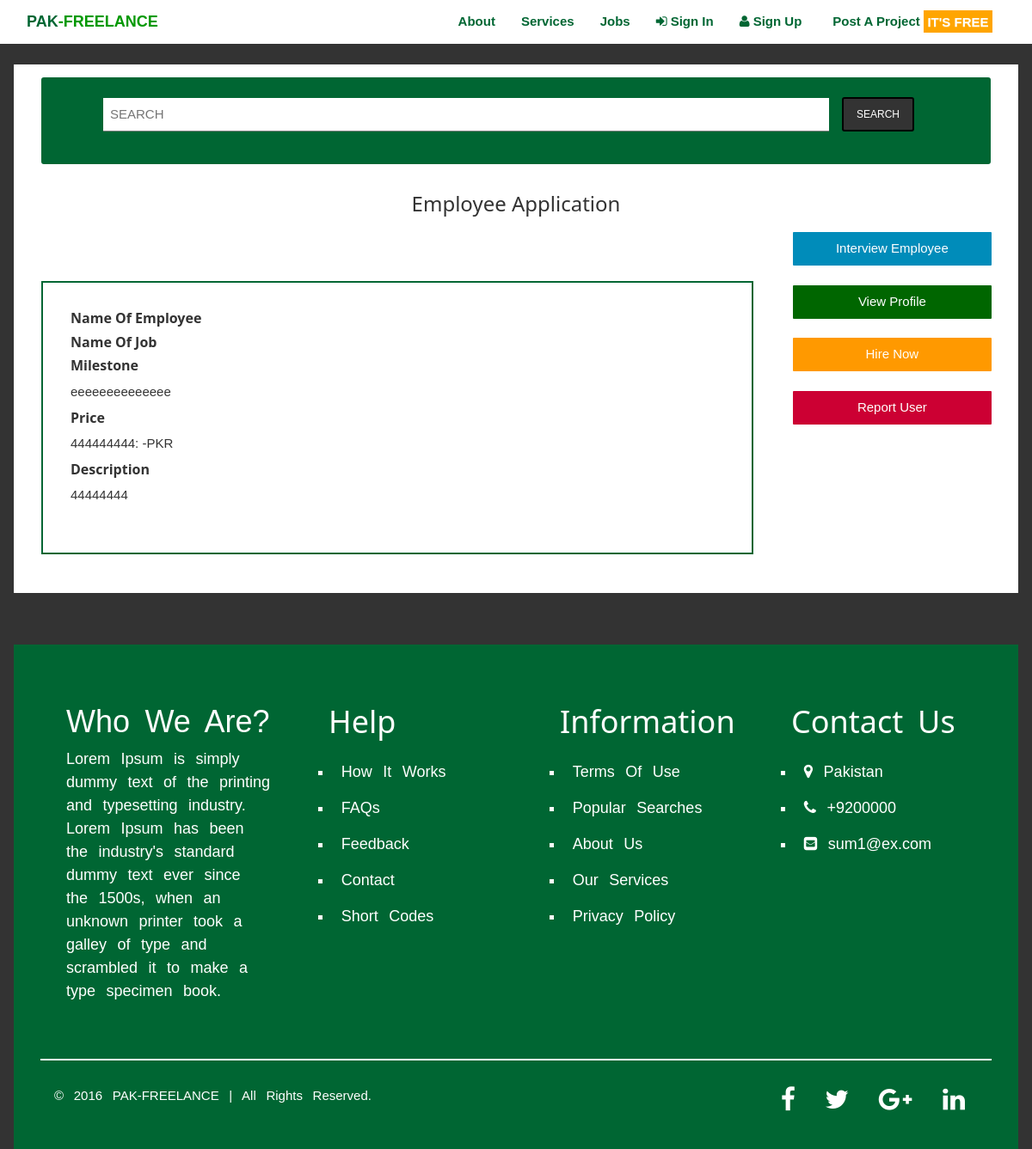
Page /views/application-from-employee.php?application_id=5 on the committed database.
### tables this page shows
CREATE TABLE `job_application` (
  `id` int(11) NOT NULL,
  `job_id` int(11) NOT NULL,
  `user_id` int(11) NOT NULL,
  `name_job` text NOT NULL,
  `milestone` text NOT NULL,
  `price` int(11) NOT NULL,
  `description` text NOT NULL,
  `card_number` varchar(255) NOT NULL
);

### views/application-from-employee.php (the view, shortened to what this page needs)
<?PHP
include("header.php"); ?>
<html>
<body style="background-color: #333;">
<section class="w3-container" style="background-color:white !important; margin-top:5em; padding-bottom:3em;">
  <div class="w3-container">
      <div class="w3-container" style="background-color:#063 !important; display:block; border-radius:3px; margin-top:1em; padding-bottom:1em;">
        <ul class="M-No-Style-List" style=" text-decoration:none !important; padding-top:1em;">
          <li>
            <div>
              <form class="w3-form col-sm-10">
                <input class="w3-input" placeholder="SEARCH" type="search">
              </form>
            </div>
          </li>
          <li style="padding-top:0.5em;" class="col-sm-2">
            <button class="btn-small M-button-Grey-to-white M-UniversalBtn btn-sm"><a href="#" name="" class="M-Universal-Link">SEARCH</a></button></li>
        </ul>
    </div>
    <br>
      <h3 class="text-center">Employee Application</h3>
      <br><br><br>
<section class="w3-container" style="border: 2px solid #063; width: 75%;">
   <?php $haveAppliccationID = $_GET['application_id'];
   $haveApplicationQuery= $conn->query("SELECT * FROM `job_application` WHERE id =$haveAppliccationID");
   $haveJobApplicationProposalArray = $haveApplicationQuery->fetch_array();
   ?>
<div class="text-left w3-container">
<br>
    <h6><strong>Name Of Employee</strong></h6>
  <h6><strong>Name Of Job</strong></h6>
  <h6><strong>Milestone</strong></h6>
  <p><?php echo $haveJobApplicationProposalArray['milestone']?></p>
    <h6><strong>Price</strong></h6>
    <p><?php echo $haveJobApplicationProposalArray['price']?><span>: -PKR</span></p>
<h6><strong>Description</strong></h6>
  <p class="text-left"><?php echo $haveJobApplicationProposalArray['description']?>
  </p>
  </div>
  <br><br>
</div>
  <div style="width: 23%; margin-top:-25em;" class="pull-right container-fluid">
      <a href="interview-for-client.php?job_id=<?php echo $haveJobApplicationProposalArray['id']?>" class="M-Universal-Link"><button  class="M-button-Blue" style="width:100%; height: 2.6em; border-radius: 1px;">
              Interview Employee
          </button>
      </a>
    <br>
   <a href="Employee Profile.php" name="" class="M-Universal-Link"> <button class=" M-button-GREEN-to-White" style="width:100%; height: 2.6em; border-radius: 1px; margin-left: 0px; padding-left: 0px;">
           View Profile
       </button>
   </a>
      <br>
     <a class="M-Universal-Link"> <button class="btn-block M-button-orange-to-white M-UniversalBtn" style="width: 100% !important; height: 2.6em !important; border-radius: 1px;">Hire Now</button></a>
      <br>
      <a href="#" name="" class="M-Universal-Link" ><button class="M-button-Red
      " style="width:100%; border-radius: 1px; height: 2.6em;">
              Report User
          </button>
      </a>
</div>
</section>
</body>
</html>
<?php
include ("footer.php");
?>

### STYLE/main1.css (style rules this page uses)
body,p,a,h1,h2,h3,h4,h5,h6,li,footer { font-family:Arial; }
section { font-family: Arial; }
form,input,textarea { font-family:Arial; }
h1,h2,h3,h4,h5,h6,select,option,label { font-family:Arial; }
.M-Universal-Link { text-decoration:none !important; font-family:Arial; text-underline:none; }
.M-No-Style-List { list-style-type:none !important; text-decoration: none !important; font-family:Arial; }
button { border:none; text-decoration:none; display:block; padding:0em; font-family:Arial; text-align:center; border-radius:2px; cursor:pointer; -webkit-transition-duration:0.4s; transition:ease-in-out; transition-duration:0.4s; }
.M-button-orange-to-white { width:12em !important; background-color:#F90!important; color:white; border:2px solid #F90 !important; height:3em !important; padding:0em !important; }
.M-button-Grey-to-white { background-color:#333; color:white; width:7em !important; height:3.3em !important; font-family:Arial; border:2px solid black; }
.M-button-Blue { background-color: #008CBA; color: white; border: 2px solid #008CBA; }
.M-button-Red { background-color:#C03; color:white; border: 2px solid #C03; }
.M-button-GREEN-to-White { background-color:#060; color:white; border: 2px solid #060; }
.M-UniversalBtn { border-radius:1px; font-family:Arial; }

### STYLE/W3STYLE.css (style rules this page uses)
* { -webkit-box-sizing:border-box;-moz-box-sizing:border-box;box-sizing:border-box }
html { -ms-text-size-adjust:100%;-webkit-text-size-adjust:100% }
body { margin:0 }
article,aside,details,figcaption,figure,footer,header,hgroup,main,menu,nav,section,summary { display:block }
a { background-color:transparent }
button,input,select,textarea { font:inherit;margin:0 }
button { overflow:visible }
button,select { text-transform:none }
button,html input[type=button],input[type=reset],input[type=submit] { -webkit-appearance:button;cursor:pointer }
input[type=search] { box-sizing:content-box;-webkit-appearance:textfield;-moz-box-sizing:content-box;-webkit-box-sizing:content-box }
html,body { font-family:Verdana,sans-serif;font-size:15px;line-height:1.5 }
html { overflow-x:hidden }
h1,h2,h3,h4,h5,h6,.w3-slim,.w3-wide { font-family:"Segoe UI",Arial,sans-serif }
h3 { font-size:24px }
h6 { font-size:16px }
h1,h2,h3,h4,h5,h6 { font-weight:400;margin:10px 0 }
a { color:inherit }
.w3-input { padding:8px;display:block;border:none;border-bottom:1px solid #808080;width:100% }
.w3-container:after,.w3-row:after,.w3-row-padding:after,.w3-topnav:after,.w3-clear:after,.w3-btn-group:before,.w3-btn-group:after,.w3-btn-bar:before,.w3-btn-bar:after { content:"";display:table;clear:both }
.w3-padding-medium,.w3-padding,.w3-form { padding:8px 16px!important }
.w3-container { padding:0.01em 16px }

### rows in the picture
job_application: milestone "eeeeeeeeeeeeee", price "444444444", description "44444444"
